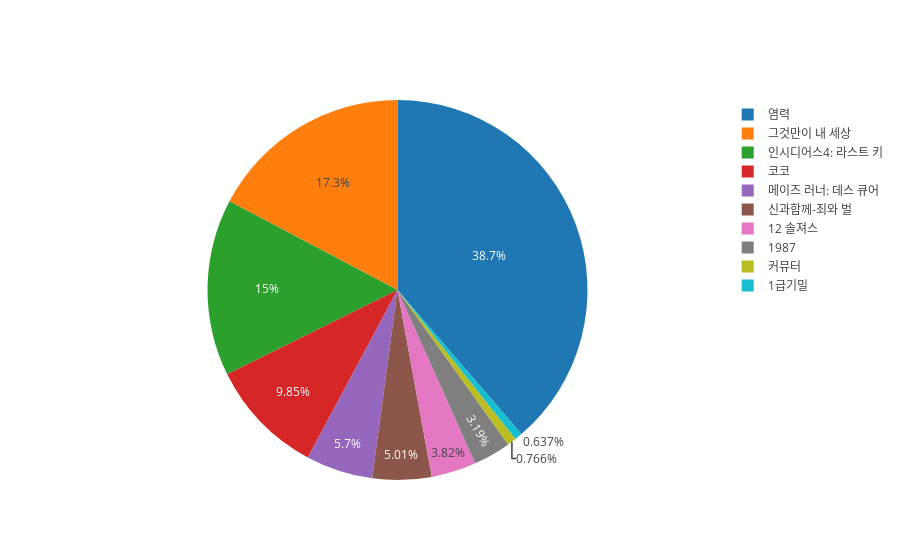

Notebook code for this chart:
### Code cell
import plotly.offline as offline
import plotly.graph_objs as go
offline.init_notebook_mode(connected=True) 
trace = go.Pie(labels=labels, values=values) 
offline.iplot([trace], filename='basic_pie_chart')

### Figure 1 — Plotly figure (JSON) as saved in the notebook; plotly's stock layout.template omitted (floating-point values rounded to 4 significant figures)
{"data": [{"labels": ["염력", "그것만이 내 세상", "인시디어스4: 라스트 키", "코코", "메이즈 러너: 데스 큐어", "신과함께-죄와 벌", "12 솔져스", "1987", "커뮤터", "1급기밀"], "type": "pie", "uid": "672ddfc2-cc0a-4b50-bae7-d42b60734917", "values": ["1617241600", "721935500", "628833500", "411756400", "238325100", "209579100", "159644500", "133409100", "32034800", "26619000"]}], "layout": {}}
